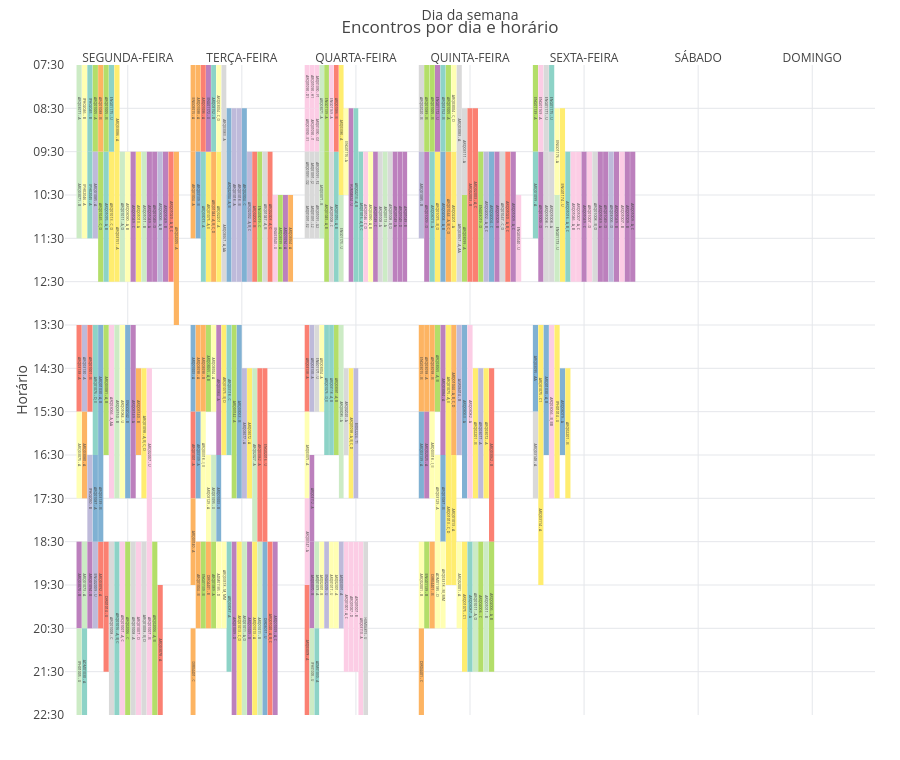

The code cell stored with this chart in its notebook:
### Code cell
from pathlib import Path

import pandas as pd
import plotly.express as px
import plotly.graph_objects as go
import streamlit as st

try:
    from streamlit.runtime.scriptrunner import get_script_run_ctx

    EM_STREAMLIT = get_script_run_ctx(suppress_warning=True) is not None
except (ImportError, AttributeError):
    EM_STREAMLIT = False

if "df" in globals():
    dados_calendario = df.copy()
else:
    caminho_csv = Path.cwd() / "mapa_salas_tidy.csv"
    dados_calendario = pd.read_csv(caminho_csv, encoding="utf-8-sig")

colunas_calendario = {
    "semestre", "predio", "sala", "tipo_sala", "capacidade_turma",
    "codigo_disciplina", "turma", "nome_disciplina", "docente", "curso",
    "dia_semana", "hora_inicio", "hora_fim", "numero_periodos",
    "vagas_oferecidas", "vagas_totais_compartilhadas",
    "turmas_compartilhando_sala", "etapa",
}
colunas_faltantes = colunas_calendario.difference(dados_calendario.columns)
if colunas_faltantes:
    raise ValueError(
        "Colunas necessárias ausentes: " + ", ".join(sorted(colunas_faltantes))
    )

ORDEM_DIAS_CALENDARIO = [
    "SEGUNDA-FEIRA", "TERÇA-FEIRA", "QUARTA-FEIRA",
    "QUINTA-FEIRA", "SEXTA-FEIRA", "SÁBADO", "DOMINGO",
]
dados_calendario["etapa_num"] = pd.to_numeric(
    dados_calendario["etapa"], errors="coerce"
)
dados_calendario["etapa_label"] = dados_calendario["etapa_num"].map(
    lambda valor: (
        str(int(valor))
        if pd.notna(valor) and float(valor).is_integer()
        else str(valor) if pd.notna(valor) else ""
    )
)

if EM_STREAMLIT:
    st.set_page_config(page_title="Calendário semanal de turmas", layout="wide")
    st.title("Calendário semanal de turmas")
    st.caption("Filtre por curso, etapa ou dia. Passe o cursor sobre um encontro para ver os detalhes.")

    cursos_disponiveis = sorted(
        dados_calendario["curso"].dropna().astype(str).unique()
    )
    dias_disponiveis = [
        dia for dia in ORDEM_DIAS_CALENDARIO
        if dia in dados_calendario["dia_semana"].dropna().unique()
    ]
    coluna_curso, coluna_etapa, coluna_dia = st.columns(3)
    with coluna_curso:
        curso_selecionado = st.selectbox(
            "Curso", ["Todos os cursos", *cursos_disponiveis]
        )

    dados_para_etapas = dados_calendario.copy()
    if curso_selecionado != "Todos os cursos":
        dados_para_etapas = dados_para_etapas[
            dados_para_etapas["curso"].astype(str).eq(curso_selecionado)
        ]
    etapas_disponiveis = sorted(
        etapa for etapa in dados_para_etapas["etapa_label"].unique() if etapa
    )
    with coluna_etapa:
        etapas_selecionadas = st.multiselect(
            "Etapa", etapas_disponiveis, default=etapas_disponiveis
        )
    with coluna_dia:
        dias_selecionados = st.multiselect(
            "Dia da semana", dias_disponiveis, default=dias_disponiveis
        )

    dados_filtrados = dados_para_etapas.copy()
    if etapas_selecionadas:
        dados_filtrados = dados_filtrados[
            dados_filtrados["etapa_label"].isin(etapas_selecionadas)
        ]
    if dias_selecionados:
        dados_filtrados = dados_filtrados[
            dados_filtrados["dia_semana"].isin(dias_selecionados)
        ]
else:
    dados_filtrados = dados_calendario.copy()

# Linhas de cursos diferentes podem descrever o mesmo encontro físico.
# Agrupamos esse encontro e reunimos as informações para o hover.
CHAVE_ENCONTRO_CALENDARIO = [
    "semestre", "predio", "sala", "tipo_sala", "codigo_disciplina",
    "nome_disciplina", "dia_semana", "hora_inicio", "hora_fim",
    "turmas_compartilhando_sala",
]


def listar_valores_unicos(valores):
    valores_unicos = {
        str(valor).strip()
        for valor in valores
        if pd.notna(valor) and str(valor).strip()
    }
    return ", ".join(sorted(valores_unicos)) or "Não informado"


def formatar_vagas_por_turma(grupo):
    colunas_vagas = grupo[
        ["turma", "curso", "vagas_oferecidas"]
    ].drop_duplicates()
    descricoes = []
    for _, linha in colunas_vagas.iterrows():
        if pd.notna(linha["vagas_oferecidas"]):
            descricoes.append(
                f"Turma {linha['turma']} ({linha['curso']}): "
                f"{linha['vagas_oferecidas']:g}"
            )
    return "<br>".join(sorted(set(descricoes))) or "Não informado"


eventos = []
for _, grupo in dados_filtrados.groupby(
    CHAVE_ENCONTRO_CALENDARIO, dropna=False, sort=False
):
    linha_base = grupo.iloc[0]
    eventos.append(
        {
            **{coluna: linha_base[coluna] for coluna in CHAVE_ENCONTRO_CALENDARIO},
            "cursos_hover": listar_valores_unicos(grupo["curso"]),
            "etapas_hover": listar_valores_unicos(grupo["etapa_label"]),
            "turmas_hover": listar_valores_unicos(grupo["turma"]),
            "docentes_hover": listar_valores_unicos(grupo["docente"]),
            "capacidade_hover": listar_valores_unicos(grupo["capacidade_turma"]),
            "vagas_turma_hover": formatar_vagas_por_turma(grupo),
            "vagas_compartilhadas_hover": listar_valores_unicos(
                grupo["vagas_totais_compartilhadas"]
            ),
            "periodos": linha_base["numero_periodos"],
        }
    )

encontros_calendario = pd.DataFrame(eventos)


def horario_em_minutos(horario):
    horas, minutos = map(int, str(horario).split(":"))
    return horas * 60 + minutos


figura_calendario = go.Figure()
if not encontros_calendario.empty:
    encontros_calendario["inicio_minutos"] = encontros_calendario[
        "hora_inicio"
    ].map(horario_em_minutos)
    encontros_calendario["fim_minutos"] = encontros_calendario[
        "hora_fim"
    ].map(horario_em_minutos)
    encontros_calendario["duracao_minutos"] = (
        encontros_calendario["fim_minutos"]
        - encontros_calendario["inicio_minutos"]
    )
    encontros_calendario["dia_indice"] = encontros_calendario[
        "dia_semana"
    ].map({dia: indice for indice, dia in enumerate(ORDEM_DIAS_CALENDARIO)})
    encontros_calendario = encontros_calendario.dropna(
        subset=["dia_indice", "inicio_minutos", "fim_minutos"]
    ).copy()
    encontros_calendario["dia_indice"] = encontros_calendario[
        "dia_indice"
    ].astype(int)

    # Distribui encontros simultâneos em faixas lado a lado para não ocultá-los.
    encontros_calendario["faixa"] = 0
    faixas_por_dia = {}
    for indice_dia, grupo_dia in encontros_calendario.groupby("dia_indice"):
        finais_faixas = []
        ordem = grupo_dia.sort_values(
            ["inicio_minutos", "fim_minutos"]
        ).index
        for indice in ordem:
            inicio = encontros_calendario.at[indice, "inicio_minutos"]
            fim = encontros_calendario.at[indice, "fim_minutos"]
            faixa_livre = next(
                (i for i, final in enumerate(finais_faixas) if final <= inicio),
                len(finais_faixas),
            )
            if faixa_livre == len(finais_faixas):
                finais_faixas.append(fim)
            else:
                finais_faixas[faixa_livre] = fim
            encontros_calendario.at[indice, "faixa"] = faixa_livre
        faixas_por_dia[indice_dia] = len(finais_faixas)

    encontros_calendario["posicao_x"] = encontros_calendario.apply(
        lambda linha: (
            linha["dia_indice"] - 0.45
            + (linha["faixa"] + 0.5) * 0.9
            / faixas_por_dia[linha["dia_indice"]]
        ),
        axis=1,
    )
    encontros_calendario["largura"] = encontros_calendario["dia_indice"].map(
        lambda dia: 0.86 / faixas_por_dia[dia]
    )
    encontros_calendario["rotulo"] = (
        encontros_calendario["codigo_disciplina"]
        + " - " + encontros_calendario["turmas_hover"]
    )

    cores = px.colors.qualitative.Set3
    codigos = sorted(encontros_calendario["codigo_disciplina"].unique())
    cores_por_codigo = {
        codigo: cores[indice % len(cores)]
        for indice, codigo in enumerate(codigos)
    }
    dados_hover = encontros_calendario[
        [
            "codigo_disciplina", "nome_disciplina", "cursos_hover",
            "etapas_hover", "turmas_hover", "docentes_hover", "predio",
            "sala", "tipo_sala", "capacidade_hover", "vagas_turma_hover",
            "vagas_compartilhadas_hover", "periodos", "hora_inicio", "hora_fim",
        ]
    ].to_numpy()
    figura_calendario.add_trace(
        go.Bar(
            x=encontros_calendario["posicao_x"],
            y=encontros_calendario["duracao_minutos"],
            base=encontros_calendario["inicio_minutos"],
            width=encontros_calendario["largura"],
            text=encontros_calendario["rotulo"],
            textposition="inside",
            insidetextanchor="middle",
            textfont={"size": 9},
            marker_color=[
                cores_por_codigo[codigo]
                for codigo in encontros_calendario["codigo_disciplina"]
            ],
            customdata=dados_hover,
            hovertemplate=(
                "<b>%{customdata[0]} - %{customdata[4]}</b><br>"
                "Disciplina: %{customdata[1]}<br>"
                "Curso(s): %{customdata[2]}<br>"
                "Etapa(s): %{customdata[3]}<br>"
                "Docente(s): %{customdata[5]}<br>"
                "Prédio / sala: %{customdata[6]} / %{customdata[7]}<br>"
                "Tipo de sala: %{customdata[8]}<br>"
                "Capacidade da turma: %{customdata[9]}<br>"
                "Vagas oferecidas: %{customdata[10]}<br>"
                "Vagas compartilhadas: %{customdata[11]}<br>"
                "Períodos: %{customdata[12]}<br>"
                "Horário: %{customdata[13]} - %{customdata[14]}"
                "<extra></extra>"
            ),
            name="Encontros",
        )
    )

horarios = list(range(450, 1351, 60))
figura_calendario.update_layout(
    title="Encontros por dia e horário",
    height=760,
    margin={"l": 65, "r": 25, "t": 65, "b": 45},
    plot_bgcolor="white",
    paper_bgcolor="white",
    showlegend=False,
    hoverlabel={"align": "left"},
    xaxis={
        "title": "Dia da semana",
        "tickmode": "array",
        "tickvals": list(range(len(ORDEM_DIAS_CALENDARIO))),
        "ticktext": ORDEM_DIAS_CALENDARIO,
        "range": [-0.55, len(ORDEM_DIAS_CALENDARIO) - 0.45],
        "side": "top",
        "showgrid": True,
        "gridcolor": "#e5e7eb",
        "zeroline": False,
    },
    yaxis={
        "title": "Horário",
        "tickmode": "array",
        "tickvals": horarios,
        "ticktext": [f"{minuto // 60:02d}:{minuto % 60:02d}" for minuto in horarios],
        "range": [1350, 450],
        "showgrid": True,
        "gridcolor": "#e5e7eb",
        "zeroline": False,
    },
    barmode="overlay",
)

if EM_STREAMLIT:
    st.plotly_chart(figura_calendario, use_container_width=True)
    st.caption(f"{len(encontros_calendario)} encontros no recorte selecionado.")
else:
    from IPython.display import display

    display(figura_calendario)

### Figure 1 — Plotly figure (JSON) as saved in the notebook; plotly's stock layout.template omitted (floating-point values rounded to 4 significant figures; data arrays with more than 128 entries replaced by an {"elided": "..."} marker saying what was removed)
{"data": [{"base": {"elided": "289 int values"}, "customdata": {"elided": "289x15 mixed values"}, "hovertemplate": "<b>%{customdata[0]} - %{customdata[4]}</b><br>Disciplina: %{customdata[1]}<br>Curso(s): %{customdata[2]}<br>Etapa(s): %{customdata[3]}<br>Docente(s): %{customdata[5]}<br>Prédio / sala: %{customdata[6]} / %{customdata[7]}<br>Tipo de sala: %{customdata[8]}<br>Capacidade da turma: %{customdata[9]}<br>Vagas oferecidas: %{customdata[10]}<br>Vagas compartilhadas: %{customdata[11]}<br>Períodos: %{customdata[12]}<br>Horário: %{customdata[13]} - %{customdata[14]}<extra></extra>", "insidetextanchor": "middle", "marker": {"color": {"elided": "289 str values"}}, "name": "Encontros", "text": {"elided": "289 str values"}, "textfont": {"size": 9}, "textposition": "inside", "type": "bar", "width": {"elided": "289 float values"}, "x": {"elided": "289 float values"}, "y": {"elided": "289 int values"}}], "layout": {"barmode": "overlay", "height": 760, "hoverlabel": {"align": "left"}, "margin": {"b": 45, "l": 65, "r": 25, "t": 65}, "paper_bgcolor": "white", "plot_bgcolor": "white", "showlegend": false, "title": {"text": "Encontros por dia e horário"}, "xaxis": {"gridcolor": "#e5e7eb", "range": [-0.55, 6.55], "showgrid": true, "side": "top", "tickmode": "array", "ticktext": ["SEGUNDA-FEIRA", "TERÇA-FEIRA", "QUARTA-FEIRA", "QUINTA-FEIRA", "SEXTA-FEIRA", "SÁBADO", "DOMINGO"], "tickvals": [0, 1, 2, 3, 4, 5, 6], "title": {"text": "Dia da semana"}, "zeroline": false}, "yaxis": {"gridcolor": "#e5e7eb", "range": [1350, 450], "showgrid": true, "tickmode": "array", "ticktext": ["07:30", "08:30", "09:30", "10:30", "11:30", "12:30", "13:30", "14:30", "15:30", "16:30", "17:30", "18:30", "19:30", "20:30", "21:30", "22:30"], "tickvals": [450, 510, 570, 630, 690, 750, 810, 870, 930, 990, 1050, 1110, 1170, 1230, 1290, 1350], "title": {"text": "Horário"}, "zeroline": false}}}
